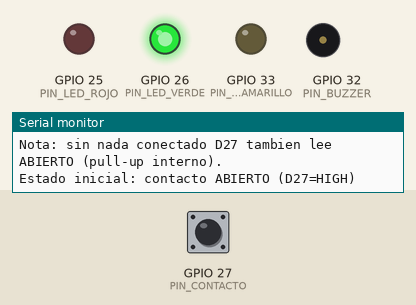
This sketch was run on a simulated ESP32. Shown: output pins drawn as LEDs (lit = HIGH), buzzer (waves = sounding, pin HIGH), the last lines printed to the serial monitor. Dashed ring = blinking. The test bench sets the inputs (shaded band); at power-on: GPIO 27 (PIN_CONTACTO) HIGH.

Above: at 1.7 s.
1.8 s: GPIO 27 (PIN_CONTACTO) pulled LOW for 0.15 s
At 1.92 s:
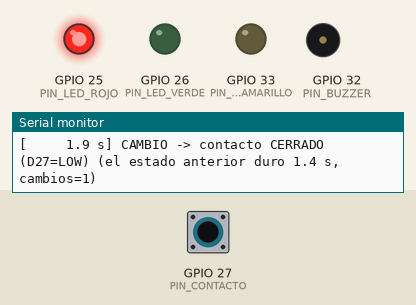
5.0 s: GPIO 27 (PIN_CONTACTO) pulled LOW for 3.2 s
At 9.7 s:
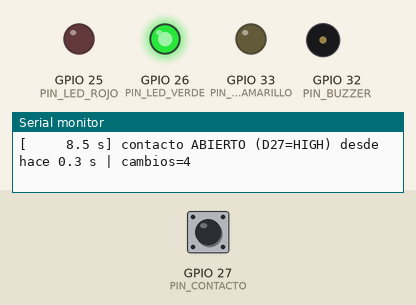
11.2 s: GPIO 27 (PIN_CONTACTO) pulled LOW for 1 s
At 12.0 s:
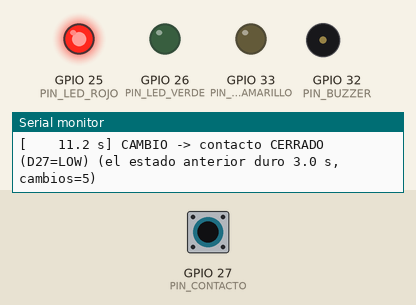
13.7 s: GPIO 27 (PIN_CONTACTO) pulsed LOW 5 times (0.12 s each, 0.3 s apart)
At 13.96 s:
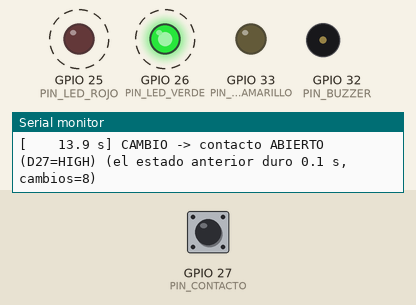
16.7 s: GPIO 27 (PIN_CONTACTO) driven LOW
At 17.4 s:
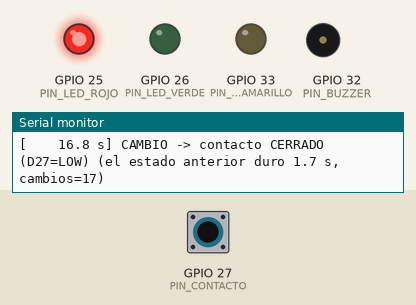
Timing chart, 0 to 19.7 s (numbered marks = the images above; inputs shaded):
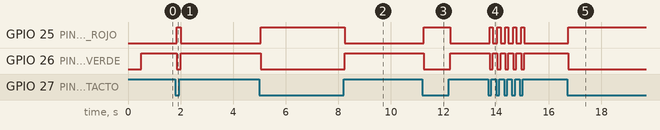

Measured:
- after the input at 1.8 s, GPIO 25 (PIN_LED_ROJO): LOW → HIGH after 0.05 s, → LOW 0.15 s later; GPIO 26 (PIN_LED_VERDE): HIGH → LOW after 0.05 s, → HIGH 0.15 s later
- after the input at 5.0 s, GPIO 25 (PIN_LED_ROJO): LOW → HIGH after 0.05 s, → LOW 3.2 s later; GPIO 26 (PIN_LED_VERDE): HIGH → LOW after 0.05 s, → HIGH 3.2 s later
- after the input at 11.2 s, GPIO 25 (PIN_LED_ROJO): LOW → HIGH after 0.05 s, → LOW 1.0 s later; GPIO 26 (PIN_LED_VERDE): HIGH → LOW after 0.05 s, → HIGH 1.0 s later
- after the input at 13.7 s, GPIO 25 (PIN_LED_ROJO): alternates HIGH for 0.12 s and LOW for 0.18 s, 10 changes in all, then stays LOW, starting after 0.05 s; GPIO 26 (PIN_LED_VERDE): alternates HIGH for 0.18 s and LOW for 0.12 s, 10 changes in all, then stays HIGH, starting after 0.05 s
- after the input at 16.7 s, GPIO 25 (PIN_LED_ROJO): LOW → HIGH after 0.05 s; GPIO 26 (PIN_LED_VERDE): HIGH → LOW after 0.05 s

The sketch:

diagnostico_lluvia_mhrd.ino
```cpp
// =====================================================================
//  ClimaPlus – Diagnóstico del sensor de lluvia MH-RD con módulo de relé (Fase 7)
//  Programa independiente: sin WiFi, sin LCD, sin API. No modifica el firmware principal.
//
//  Lee los CONTACTOS SECOS del relé (NO / COM / NC) como un interruptor:
//
//      Módulo de relé                     ESP32 DevKit
//      COM  ───────────────────────────── GND
//      NO o NC (el que se CIERRA mojado) ─ D27  (INPUT_PULLUP interno)
//
//  ⚠ Antes de conectar, sigue docs/hardware/diagnostico-lluvia-ldr.md (pasos L-1 a L-6):
//    - Alimenta el módulo con SU voltaje (lo indica el relé: SRD-05VDC = 5 V, SRD-12VDC = 12 V), nunca desde un GPIO.
//    - Comprueba con el multímetro que COM, NO y NC NO tienen continuidad con VCC ni con GND del módulo.
//    - NO conectes VCC, DO, AO ni ningún otro pin del módulo al ESP32: solo COM y un contacto.
//
//  Monitor serie a 115200. Moja la placa MH-RD y luego sécala: el estado debe cambiar.
//  LED rojo = contacto cerrado · LED verde = contacto abierto (mismos pines del firmware).
//  Escribe "r" + Intro para reiniciar los contadores.
// =====================================================================
#include <Arduino.h>

const uint8_t PIN_CONTACTO     = 27;   // mismo GPIO que PIN_LLUVIA en climaplus_esp32_lcd.ino
const uint8_t PIN_LED_ROJO     = 25;
const uint8_t PIN_LED_VERDE    = 26;
const uint8_t PIN_LED_AMARILLO = 33;
const uint8_t PIN_BUZZER       = 32;   // se deja apagado durante la prueba

const unsigned long ANTIRREBOTE_MS = 50;    // un cambio cuenta si dura al menos 50 ms
const unsigned long RESUMEN_MS     = 2000;  // línea de estado cada 2 s

int           estadoEstable      = HIGH;   // HIGH = contacto abierto (pull-up), LOW = cerrado a GND
int           ultimoCrudo        = HIGH;
unsigned long ultimoCambioCrudo  = 0;
unsigned long inicioEstado       = 0;
unsigned long ultimoResumen      = 0;
unsigned long cambiosEstables    = 0;
unsigned long rebotesVentana     = 0;   // cambios crudos en la ventana del resumen

void mostrarLeds(int estado) {
  digitalWrite(PIN_LED_ROJO, estado == LOW ? HIGH : LOW);
  digitalWrite(PIN_LED_VERDE, estado == HIGH ? HIGH : LOW);
  digitalWrite(PIN_LED_AMARILLO, LOW);
}

const char *texto(int estado) {
  return estado == LOW ? "CERRADO (D27=LOW)" : "ABIERTO (D27=HIGH)";
}

void setup() {
  Serial.begin(115200);
  pinMode(PIN_CONTACTO, INPUT_PULLUP);
  pinMode(PIN_LED_ROJO, OUTPUT);
  pinMode(PIN_LED_VERDE, OUTPUT);
  pinMode(PIN_LED_AMARILLO, OUTPUT);
  pinMode(PIN_BUZZER, OUTPUT);
  digitalWrite(PIN_BUZZER, LOW);

  delay(500);
  estadoEstable = ultimoCrudo = digitalRead(PIN_CONTACTO);
  inicioEstado = ultimoCambioCrudo = ultimoResumen = millis();
  mostrarLeds(estadoEstable);

  Serial.println();
  Serial.println("=== Diagnostico de lluvia MH-RD (contactos del rele en D27) ===");
  Serial.println("COM -> GND del ESP32; NO o NC -> D27. Moja y seca la placa sensora.");
  Serial.println("Nota: sin nada conectado D27 tambien lee ABIERTO (pull-up interno).");
  Serial.printf("Estado inicial: contacto %s\n", texto(estadoEstable));
}

void loop() {
  if (Serial.available()) {
    char c = Serial.read();
    if (c == 'r' || c == 'R') {
      cambiosEstables = 0;
      rebotesVentana = 0;
      Serial.println("-- contadores reiniciados --");
    }
  }

  int crudo = digitalRead(PIN_CONTACTO);
  if (crudo != ultimoCrudo) {
    ultimoCrudo = crudo;
    ultimoCambioCrudo = millis();
    rebotesVentana++;
  }

  // Cambio estable: el valor crudo se mantuvo distinto del estado actual durante ANTIRREBOTE_MS.
  if (crudo != estadoEstable && millis() - ultimoCambioCrudo >= ANTIRREBOTE_MS) {
    float duracion = (millis() - inicioEstado) / 1000.0f;
    estadoEstable = crudo;
    inicioEstado = millis();
    cambiosEstables++;
    mostrarLeds(estadoEstable);
    Serial.printf("[%8.1f s] CAMBIO -> contacto %s (el estado anterior duro %.1f s, cambios=%lu)\n",
                  millis() / 1000.0f, texto(estadoEstable), duracion, cambiosEstables);
  }

  if (millis() - ultimoResumen >= RESUMEN_MS) {
    ultimoResumen = millis();
    Serial.printf("[%8.1f s] contacto %s desde hace %.1f s | cambios=%lu",
                  millis() / 1000.0f, texto(estadoEstable), (millis() - inicioEstado) / 1000.0f, cambiosEstables);
    // Más de 4 cambios crudos en 2 s indica rebote: placa casi en el umbral del potenciómetro o contacto flojo.
    if (rebotesVentana > 4) Serial.printf("  AVISO inestable: %lu cambios en 2 s", rebotesVentana);
    Serial.println();
    rebotesVentana = 0;
  }
}
```
